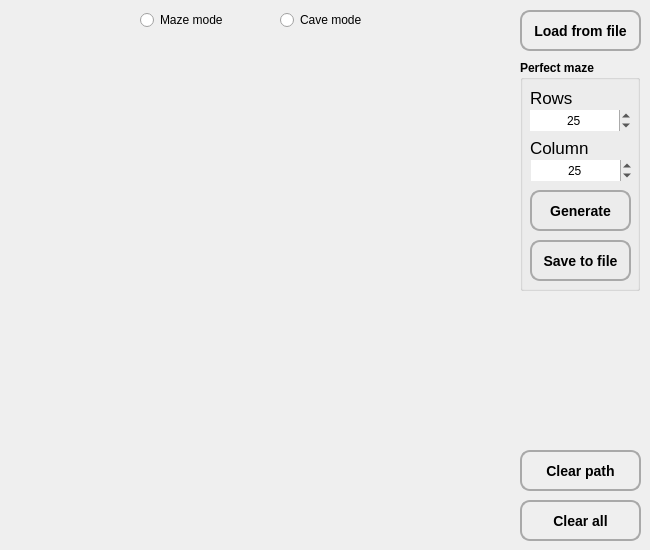
<?xml version="1.0" encoding="UTF-8"?>
<ui version="4.0">
 <class>Maze</class>
 <widget class="QWidget" name="Maze">
  <property name="geometry">
   <rect>
    <x>0</x>
    <y>0</y>
    <width>650</width>
    <height>550</height>
   </rect>
  </property>
  <property name="minimumSize">
   <size>
    <width>650</width>
    <height>550</height>
   </size>
  </property>
  <property name="maximumSize">
   <size>
    <width>650</width>
    <height>550</height>
   </size>
  </property>
  <property name="windowTitle">
   <string>Maze</string>
  </property>
  <widget class="QPushButton" name="pushButton_load_maze">
   <property name="geometry">
    <rect>
     <x>520</x>
     <y>10</y>
     <width>121</width>
     <height>41</height>
    </rect>
   </property>
   <property name="minimumSize">
    <size>
     <width>0</width>
     <height>0</height>
    </size>
   </property>
   <property name="focusPolicy">
    <enum>Qt::NoFocus</enum>
   </property>
   <property name="styleSheet">
    <string notr="true">QPushButton {
    border-style: solid;
    border-width: 2px;
    border-radius: 10px;
    border-color: darkGrey;
    font: bold 14px;
    padding: 6px;
}
QPushButton:pressed {
	background-color: rgb(217, 217, 217);
}
</string>
   </property>
   <property name="text">
    <string>Load from file</string>
   </property>
  </widget>
  <widget class="QGroupBox" name="groupBox_prefectMaze">
   <property name="geometry">
    <rect>
     <x>520</x>
     <y>60</y>
     <width>120</width>
     <height>231</height>
    </rect>
   </property>
   <property name="font">
    <font>
     <bold>true</bold>
    </font>
   </property>
   <property name="title">
    <string>Perfect maze</string>
   </property>
   <widget class="QPushButton" name="pushButton_save_maze">
    <property name="geometry">
     <rect>
      <x>10</x>
      <y>180</y>
      <width>101</width>
      <height>41</height>
     </rect>
    </property>
    <property name="focusPolicy">
     <enum>Qt::NoFocus</enum>
    </property>
    <property name="styleSheet">
     <string notr="true">QPushButton {
    border-style: solid;
    border-width: 2px;
    border-radius: 10px;
    border-color: darkGrey;
    font: bold 14px;
    padding: 6px;
}
QPushButton:pressed {
	background-color: rgb(217, 217, 217);
}
</string>
    </property>
    <property name="text">
     <string>Save to file</string>
    </property>
   </widget>
   <widget class="QLabel" name="label_rows">
    <property name="geometry">
     <rect>
      <x>10</x>
      <y>30</y>
      <width>58</width>
      <height>16</height>
     </rect>
    </property>
    <property name="font">
     <font>
      <pointsize>13</pointsize>
      <bold>false</bold>
     </font>
    </property>
    <property name="text">
     <string>Rows</string>
    </property>
    <property name="alignment">
     <set>Qt::AlignLeading|Qt::AlignLeft|Qt::AlignVCenter</set>
    </property>
   </widget>
   <widget class="QSpinBox" name="spinBox_maze_columns">
    <property name="geometry">
     <rect>
      <x>11</x>
      <y>100</y>
      <width>101</width>
      <height>21</height>
     </rect>
    </property>
    <property name="font">
     <font>
      <bold>false</bold>
     </font>
    </property>
    <property name="focusPolicy">
     <enum>Qt::ClickFocus</enum>
    </property>
    <property name="frame">
     <bool>false</bool>
    </property>
    <property name="alignment">
     <set>Qt::AlignCenter</set>
    </property>
    <property name="minimum">
     <number>1</number>
    </property>
    <property name="maximum">
     <number>50</number>
    </property>
    <property name="value">
     <number>25</number>
    </property>
   </widget>
   <widget class="QPushButton" name="pushButton_generate_maze">
    <property name="geometry">
     <rect>
      <x>10</x>
      <y>130</y>
      <width>101</width>
      <height>41</height>
     </rect>
    </property>
    <property name="focusPolicy">
     <enum>Qt::NoFocus</enum>
    </property>
    <property name="styleSheet">
     <string notr="true">QPushButton {
    border-style: solid;
    border-width: 2px;
    border-radius: 10px;
    border-color: darkGrey;
    font: bold 14px;
    padding: 6px;
}
QPushButton:pressed {
	background-color: rgb(217, 217, 217);
}
</string>
    </property>
    <property name="text">
     <string>Generate</string>
    </property>
   </widget>
   <widget class="QSpinBox" name="spinBox_maze_rows">
    <property name="geometry">
     <rect>
      <x>10</x>
      <y>50</y>
      <width>101</width>
      <height>21</height>
     </rect>
    </property>
    <property name="font">
     <font>
      <bold>false</bold>
     </font>
    </property>
    <property name="focusPolicy">
     <enum>Qt::ClickFocus</enum>
    </property>
    <property name="styleSheet">
     <string notr="true"/>
    </property>
    <property name="frame">
     <bool>false</bool>
    </property>
    <property name="alignment">
     <set>Qt::AlignCenter</set>
    </property>
    <property name="minimum">
     <number>1</number>
    </property>
    <property name="maximum">
     <number>50</number>
    </property>
    <property name="value">
     <number>25</number>
    </property>
   </widget>
   <widget class="QLabel" name="label_columns">
    <property name="geometry">
     <rect>
      <x>10</x>
      <y>80</y>
      <width>58</width>
      <height>16</height>
     </rect>
    </property>
    <property name="font">
     <font>
      <pointsize>13</pointsize>
      <bold>false</bold>
     </font>
    </property>
    <property name="text">
     <string>Columns</string>
    </property>
    <property name="alignment">
     <set>Qt::AlignLeading|Qt::AlignLeft|Qt::AlignVCenter</set>
    </property>
   </widget>
  </widget>
  <widget class="s21::WidgetPainter" name="widget" native="true">
   <property name="geometry">
    <rect>
     <x>10</x>
     <y>40</y>
     <width>500</width>
     <height>500</height>
    </rect>
   </property>
   <property name="minimumSize">
    <size>
     <width>500</width>
     <height>500</height>
    </size>
   </property>
   <property name="maximumSize">
    <size>
     <width>500</width>
     <height>500</height>
    </size>
   </property>
  </widget>
  <widget class="QRadioButton" name="radioButton_change_mode_cave">
   <property name="geometry">
    <rect>
     <x>280</x>
     <y>10</y>
     <width>99</width>
     <height>20</height>
    </rect>
   </property>
   <property name="text">
    <string>Cave mode</string>
   </property>
  </widget>
  <widget class="QRadioButton" name="radioButton_change_mode_maze">
   <property name="geometry">
    <rect>
     <x>140</x>
     <y>10</y>
     <width>99</width>
     <height>20</height>
    </rect>
   </property>
   <property name="text">
    <string>Maze mode</string>
   </property>
  </widget>
  <widget class="QPushButton" name="pushButton_clear">
   <property name="geometry">
    <rect>
     <x>520</x>
     <y>500</y>
     <width>121</width>
     <height>41</height>
    </rect>
   </property>
   <property name="minimumSize">
    <size>
     <width>0</width>
     <height>0</height>
    </size>
   </property>
   <property name="focusPolicy">
    <enum>Qt::NoFocus</enum>
   </property>
   <property name="styleSheet">
    <string notr="true">QPushButton {
    border-style: solid;
    border-width: 2px;
    border-radius: 10px;
    border-color: darkGrey;
    font: bold 14px;
    padding: 6px;
}
QPushButton:pressed {
	background-color: rgb(217, 217, 217);
}
</string>
   </property>
   <property name="text">
    <string>Clear all</string>
   </property>
  </widget>
  <widget class="QPushButton" name="pushButton_clear_2">
   <property name="geometry">
    <rect>
     <x>520</x>
     <y>450</y>
     <width>121</width>
     <height>41</height>
    </rect>
   </property>
   <property name="minimumSize">
    <size>
     <width>0</width>
     <height>0</height>
    </size>
   </property>
   <property name="focusPolicy">
    <enum>Qt::NoFocus</enum>
   </property>
   <property name="styleSheet">
    <string notr="true">QPushButton {
    border-style: solid;
    border-width: 2px;
    border-radius: 10px;
    border-color: darkGrey;
    font: bold 14px;
    padding: 6px;
}
QPushButton:pressed {
	background-color: rgb(217, 217, 217);
}
</string>
   </property>
   <property name="text">
    <string>Clear path</string>
   </property>
  </widget>
 </widget>
 <customwidgets>
  <customwidget>
   <class>s21::WidgetPainter</class>
   <extends>QWidget</extends>
   <header>view/widget_painter.h</header>
   <container>1</container>
  </customwidget>
 </customwidgets>
 <resources/>
 <connections/>
</ui>
